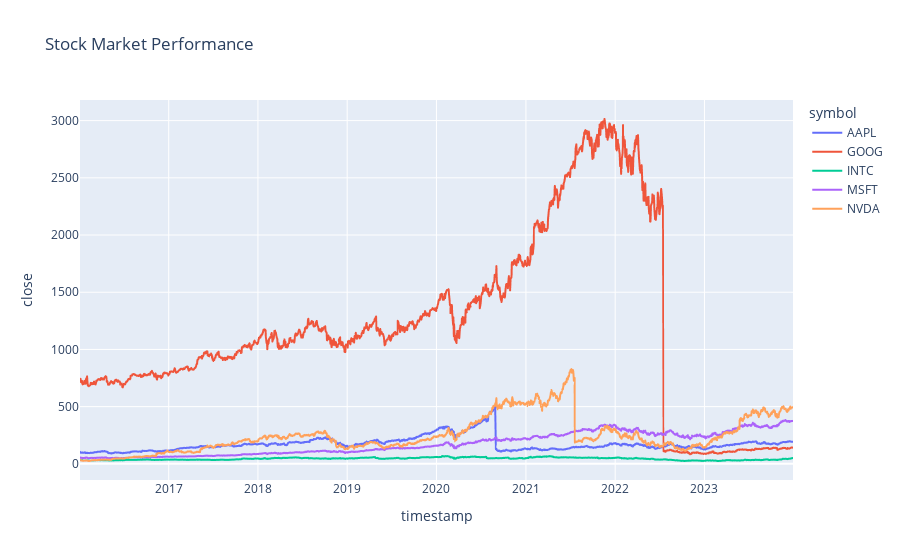

Notebook code cell kept with this figure:
### Code cell
fig = px.line(portfolio, x=portfolio.index, 
              y='close', 
              color='symbol', 
              title="Stock Market Performance")
fig.show()

### Figure 1 — Plotly figure (JSON) as saved in the notebook; plotly's stock layout.template omitted (floating-point values rounded to 4 significant figures; data arrays with more than 128 entries replaced by an {"elided": "..."} marker saying what was removed)
{"data": [{"hovertemplate": "symbol=AAPL<br>timestamp=%{x}<br>close=%{y}<extra></extra>", "legendgroup": "AAPL", "line": {"color": "#636efa", "dash": "solid"}, "marker": {"symbol": "circle"}, "mode": "lines", "name": "AAPL", "showlegend": true, "type": "scattergl", "x": {"elided": "2012 str values"}, "xaxis": "x", "y": {"elided": "2012 float values"}, "yaxis": "y"}, {"hovertemplate": "symbol=GOOG<br>timestamp=%{x}<br>close=%{y}<extra></extra>", "legendgroup": "GOOG", "line": {"color": "#EF553B", "dash": "solid"}, "marker": {"symbol": "circle"}, "mode": "lines", "name": "GOOG", "showlegend": true, "type": "scattergl", "x": {"elided": "2012 str values"}, "xaxis": "x", "y": {"elided": "2012 float values"}, "yaxis": "y"}, {"hovertemplate": "symbol=INTC<br>timestamp=%{x}<br>close=%{y}<extra></extra>", "legendgroup": "INTC", "line": {"color": "#00cc96", "dash": "solid"}, "marker": {"symbol": "circle"}, "mode": "lines", "name": "INTC", "showlegend": true, "type": "scattergl", "x": {"elided": "2012 str values"}, "xaxis": "x", "y": {"elided": "2012 float values"}, "yaxis": "y"}, {"hovertemplate": "symbol=MSFT<br>timestamp=%{x}<br>close=%{y}<extra></extra>", "legendgroup": "MSFT", "line": {"color": "#ab63fa", "dash": "solid"}, "marker": {"symbol": "circle"}, "mode": "lines", "name": "MSFT", "showlegend": true, "type": "scattergl", "x": {"elided": "2012 str values"}, "xaxis": "x", "y": {"elided": "2012 float values"}, "yaxis": "y"}, {"hovertemplate": "symbol=NVDA<br>timestamp=%{x}<br>close=%{y}<extra></extra>", "legendgroup": "NVDA", "line": {"color": "#FFA15A", "dash": "solid"}, "marker": {"symbol": "circle"}, "mode": "lines", "name": "NVDA", "showlegend": true, "type": "scattergl", "x": {"elided": "2012 str values"}, "xaxis": "x", "y": {"elided": "2012 float values"}, "yaxis": "y"}], "layout": {"legend": {"title": {"text": "symbol"}, "tracegroupgap": 0}, "title": {"text": "Stock Market Performance"}, "xaxis": {"anchor": "y", "domain": [0, 1], "title": {"text": "timestamp"}}, "yaxis": {"anchor": "x", "domain": [0, 1], "title": {"text": "close"}}}}
